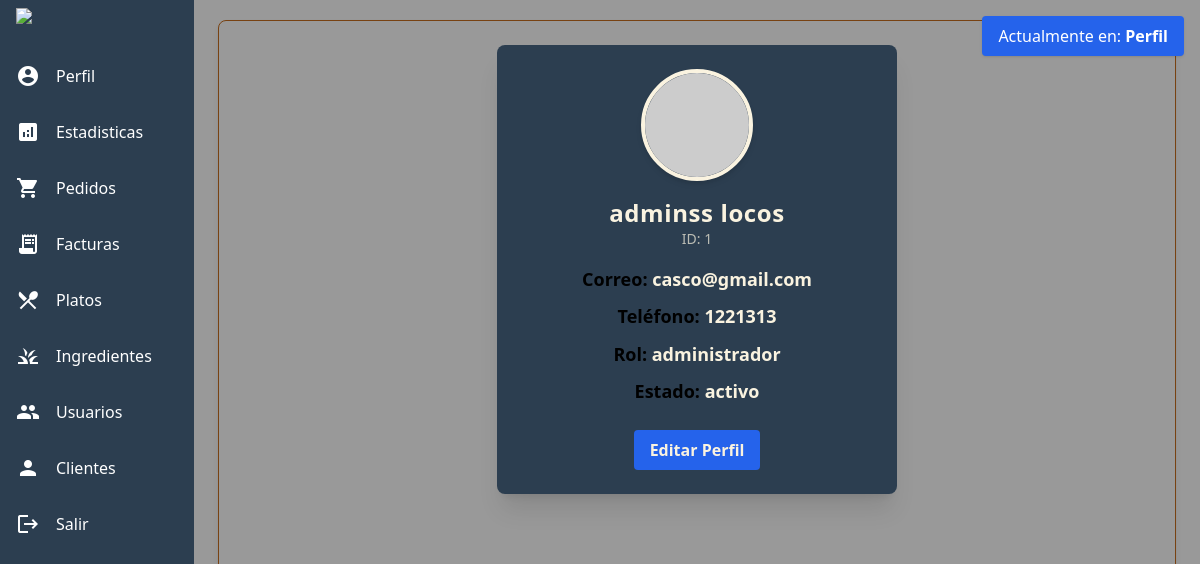
Screenshot of /proyectofinal/loginadmin/perfil.php (signed in) with the database file from the repository.
### tables this page shows
CREATE TABLE `usuarios` (
  `user_id` bigint(20) NOT NULL,
  `ti_desc` varchar(20) DEFAULT NULL,
  `user_nombre` varchar(20) DEFAULT NULL,
  `user_apellido` varchar(20) DEFAULT NULL,
  `user_correo` varchar(30) DEFAULT NULL,
  `user_contrasena` varchar(255) DEFAULT NULL,
  `user_telefono` varchar(10) DEFAULT NULL,
  `rol_id` int(11) DEFAULT NULL,
  `user_foto` varchar(255) DEFAULT NULL,
  `esta_id` int(11) DEFAULT NULL,
  `fecha_registro` datetime DEFAULT current_timestamp()
);

CREATE TABLE `roles` (
  `rol_id` int(11) NOT NULL,
  `rol_desc` varchar(20) DEFAULT NULL
);

CREATE TABLE `estado` (
  `esta_id` int(11) NOT NULL,
  `esta_desc` varchar(20) DEFAULT NULL
);

### proyectofinal/loginadmin/perfil.php (the view, shortened to what this page needs)
<?php
include '../conexion/conectarBD.php';
$userId = intval($_SESSION['user_id']);
$query = "SELECT u.user_id, u.user_nombre, u.user_apellido, u.user_correo, u.user_telefono, u.user_foto,
                 r.rol_desc, e.esta_desc
          FROM usuarios u
          LEFT JOIN roles r ON u.rol_id = r.rol_id
          LEFT JOIN estado e ON u.esta_id = e.esta_id
          WHERE u.user_id = $userId";
$result = mysqli_query($connect, $query);
$user = mysqli_fetch_assoc($result);
?>
<!DOCTYPE html>
<html lang="es">
<head>
    <script src="https://cdn.tailwindcss.com"></script>
    <link href="https://cdnjs.cloudflare.com/ajax/libs/font-awesome/6.0.0-beta3/css/all.min.css" rel="stylesheet">
    <link rel="stylesheet" href="https://cdnjs.cloudflare.com/ajax/libs/animate.css/4.1.1/animate.min.css"/>
</head>
<body class="m-0 font-sans  md:pl-[0px] relative">
    <div class="flex min-h-screen  z-10 relative">
        <div class="group hover:w-56 w-20 bg-[#2C3E50] text-white flex flex-col transition-all duration-300 overflow-hidden">
             <div class="mb-4 flex py-2 items-center w-full px-4">
                <img src="/imagenes/JJJ_s_Pizzas-removebg-preview (2).png">
            </div>
            <a href="perfil.php" class="flex items-center w-full py-4 px-4 hover:bg-white/10 ">
                <i class="material-icons text-[24px]">account_circle</i>
                <span class="ml-4 hidden group-hover:inline-block">Perfil</span>
            </a>
            <a href="../loginadmin/prueba.php" class="flex items-center w-full py-4 px-4 hover:bg-white/10">
                <i class="material-icons text-[24px]">analytics</i>
                <span class="ml-4 hidden group-hover:inline-block">Estadisticas</span>
            </a>
            <a href="../pedidos/pedidos.php" class="flex items-center w-full py-4 px-4 hover:bg-white/10">
                <i class="material-icons text-[24px]">shopping_cart</i>
                <span class="ml-4 hidden group-hover:inline-block">Pedidos</span>
            </a>
            <a href="../facturas/facturas.php" class=" flex items-center w-full py-4 px-4 hover:bg-white/10">
                <i class="material-icons text-[24px]">receipt_long</i>
                <span class="ml-4 hidden group-hover:inline-block">Facturas</span>
            </a>
            <a href="../platos/platos.php" class="flex items-center w-full py-4 px-4 hover:bg-white/10">
                <i class="material-icons text-[24px]">local_dining</i>
                <span class="ml-4 hidden group-hover:inline-block">Platos</span>
            </a>
            <a href="../ingredientes/ingredientes.php" class="flex items-center w-full py-4 px-4 hover:bg-white/10">
                <i class="material-icons text-[24px]">grass</i>
                <span class="ml-4 hidden group-hover:inline-block">Ingredientes</span>
            </a>
            <a href="../usuarios/index.php" class="flex items-center w-full py-4 px-4 hover:bg-white/10">
                <i class="material-icons text-[24px]">people</i>
                <span class="ml-4 hidden group-hover:inline-block">Usuarios</span>
            </a>
            <a href="../clientes/clientes.php" class=" flex items-center w-full py-4 px-4 hover:bg-white/10">
                <i class="material-icons text-[24px]">person</i>
                <span class="ml-4 hidden group-hover:inline-block">Clientes</span>
            </a>
             <a id="btnCerrarSesion" href="#" class="flex items-center w-full py-4 px-4 hover:bg-white/10">
                <i class="material-icons text-[24px]">logout</i>
                <span class="ml-4 hidden group-hover:inline-block">Salir</span>
            </a>
        </div>
        <div class="w-11/12 max-w-7xln mt-5 border-[#784212] border p-6 m-6 rounded-lg shadow-md bg-opacity-90">
  <div class="w-[400px] h-auto mx-auto bg-[#2C3E50] shadow-xl rounded-lg p-6 animate__animated animate__fadeInDown">
    <div class="flex flex-col items-center text-center">
      <?php
      $fotoPerfil = !empty($user['user_foto'])
          ? "../../imagenes/perfil/" . $user['user_foto']
          : "https://ui-avatars.com/api/?name=" . urlencode($user['user_nombre'] . ' ' . $user['user_apellido']) . "&background=0D8ABC&color=fff";
      ?>
      <img src="<?= $fotoPerfil ?>" alt="Foto de perfil" class="w-28 h-28 rounded-full object-cover border-4 border-[#FAF3E0] shadow-md">
      <h2 class="mt-4 text-2xl font-extrabold text-[#FAF3E0] tracking-wide"><?= $user['user_nombre'] . " " . $user['user_apellido'] ?></h2>
      <p class="text-sm text-[#FAF3E0]/70">ID: <?= $user['user_id'] ?></p>
      <div class="mt-4 space-y-2 text-[#FAF3E0] font-bold text-lg leading-relaxed">
        <p><span class="font-semibold text-black">Correo:</span> <?= $user['user_correo'] ?></p>
        <p><span class="font-semibold text-black">Teléfono:</span> <?= $user['user_telefono'] ?></p>
        <p><span class="font-semibold text-black">Rol:</span> <?= $user['rol_desc'] ?? '' ?></p>
        <p><span class="font-semibold text-black">Estado:</span> <?= $user['esta_desc'] ?? '' ?></p>
      </div>
      <button onclick="abrirModalEditar()" class="bg-blue-600 text-[#FAF3E0] px-4 py-2 rounded font-semibold hover:bg-blue-700 mt-6">
        Editar Perfil
      </button>
    </div>
  </div>
</div>
            </div>
    <div id="mensajeUbicacion" class="fixed top-4 right-4 bg-blue-600 text-white px-4 py-2 rounded shadow z-50 animate-fade-in">
        Actualmente en: <strong>Perfil</strong>
    </div>
</body>
</html>

### rows the page displays
usuarios: user_nombre "adminss", user_apellido "locos", user_id "1", user_correo "casco@gmail.com", user_telefono "1221313", rol.rol_desc "administrador", esta.esta_desc "activo"
